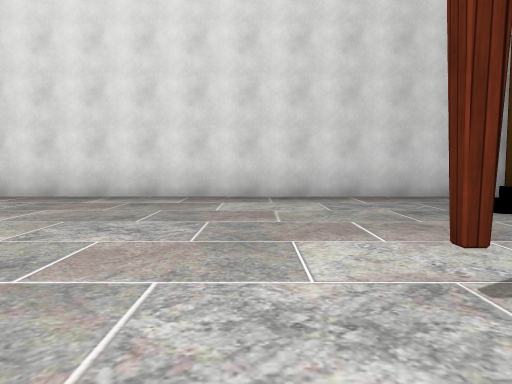
View 1 (above)

18 first-person views from a walk through a Unity game level. The camera is 1.2 m above the floor, tilts 4° down and sees 70° across. The floor is counted in squares, 2 m on a side. Each view is taken from the middle of a square. On the plan, view 1 faces up. The plan holds only what a view shows up to about 10 squares ahead; the rest is blank. The player character is not drawn. Some surface patterns are stand-ins.

View 2
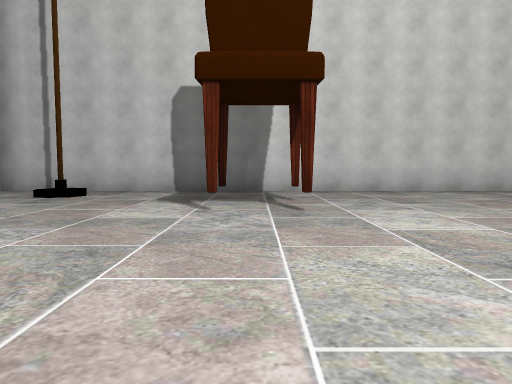

View 3
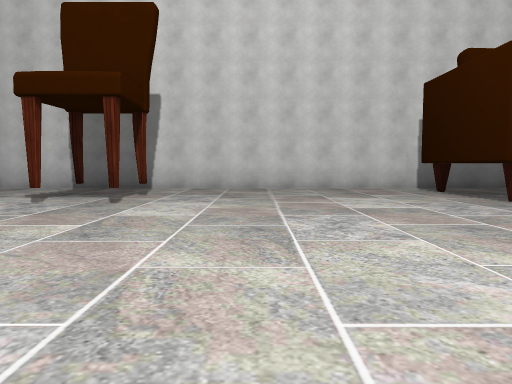

View 4
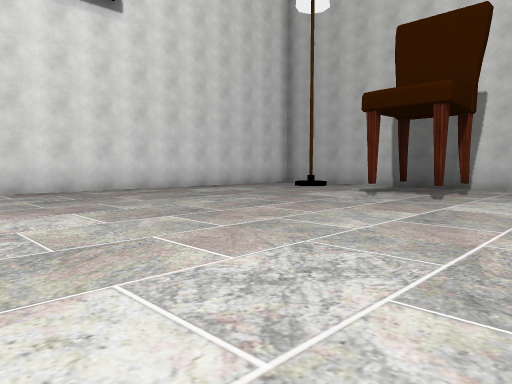

View 5
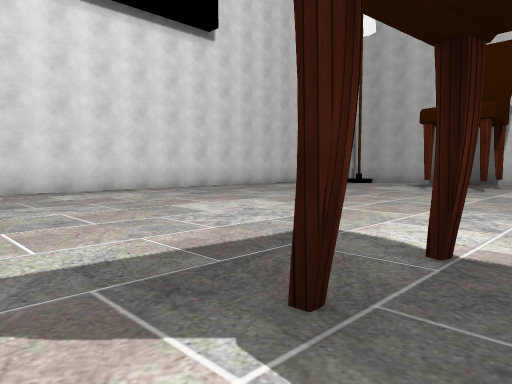

View 6
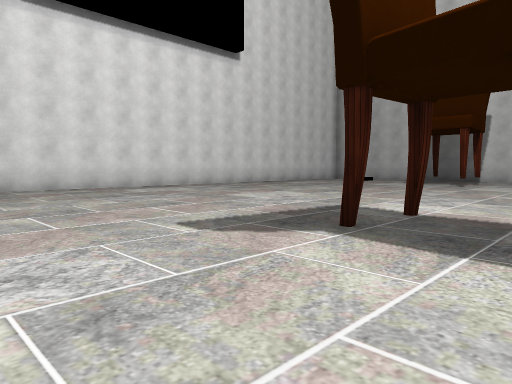

View 7
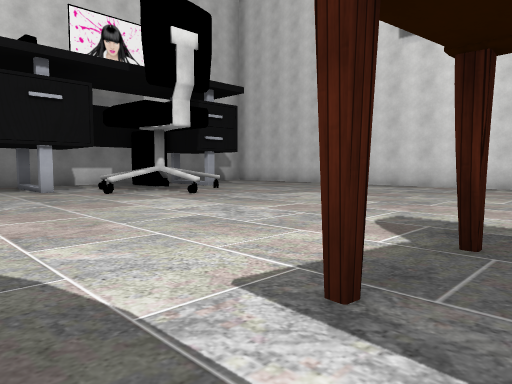

View 8
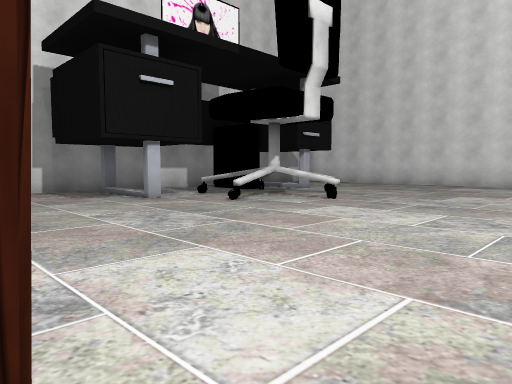

View 9
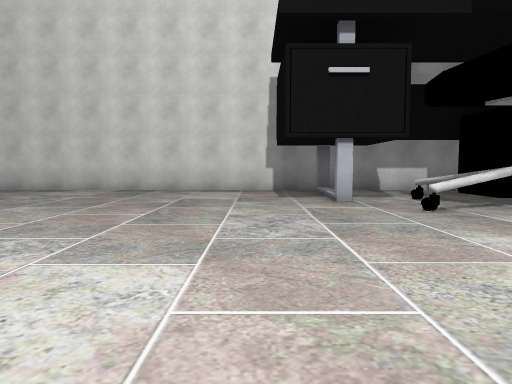

View 10
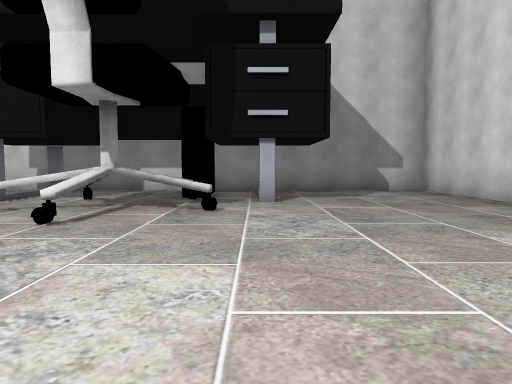

View 11
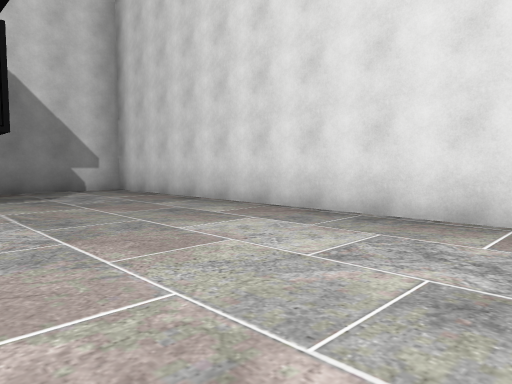

View 12
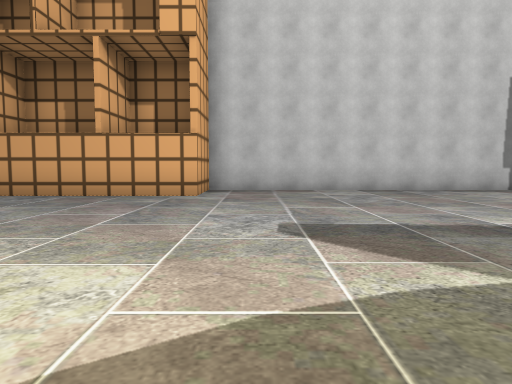

View 13
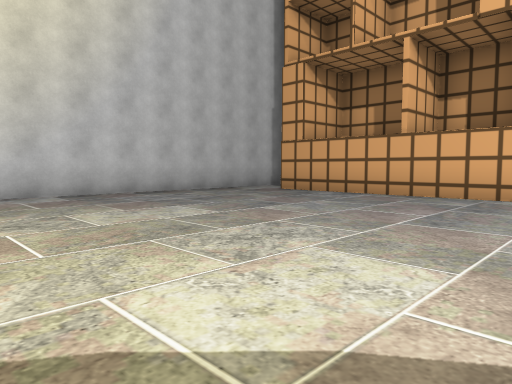

View 14
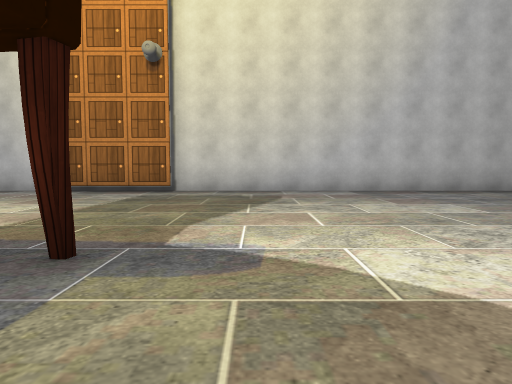

View 15
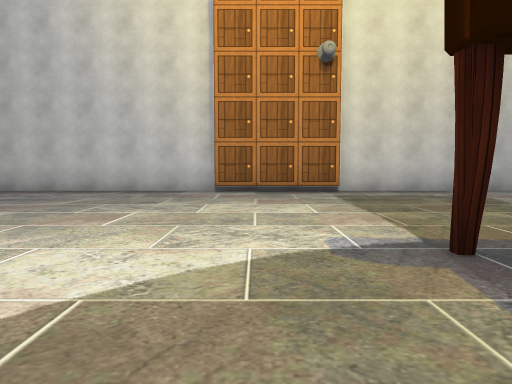

View 16
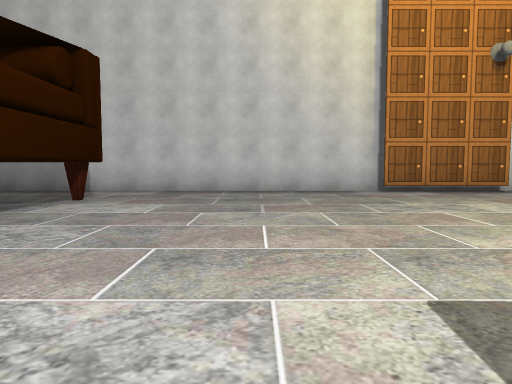

View 17
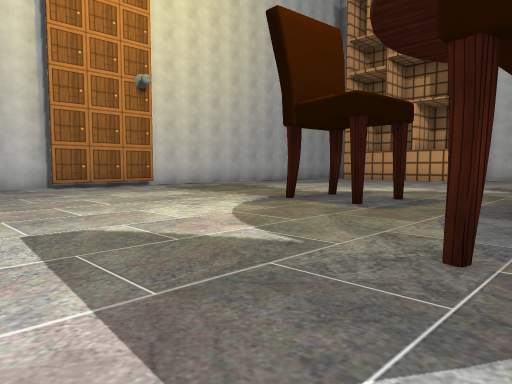

View 18
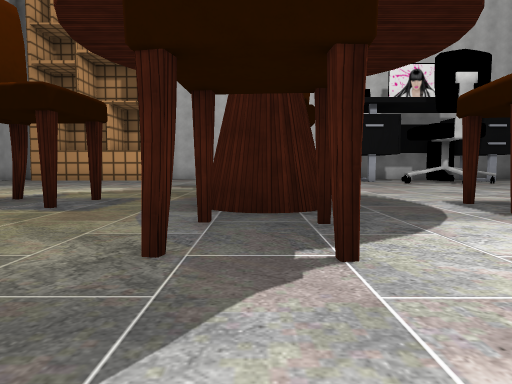

### Floor plan
Points are (right, up) in squares from view 1. A wall is a line through its corners. A room is listed if a view was taken in it or the views show most of it. See-through windows are left out.
Room 1 (views 1, 2, 3, 4, 5, 6, 7, 8, 9, 10, 11, 12, 13, 14, 15, 16, 17, 18)
walls: (-14.1, 0.8) (-15.3, 0.8) (-16.6, -0.1); (-15.2, 0.8) (-14.7, -0.7); (0.9, -6) (3.9, -6); (-14.8, 2.3) (-15.2, 0.9) (-14.1, 0.9); (-8, -16.6) (-5, -16.6); (4.9, -7) (4.9, 7.3) (-19.3, 7.3) (-19.3, -10.2) (-17.4, -10.2) (-17.4, -15.5); (0.8, -14.9) (0.8, -12); (-16.4, -17) (4.4, -17)
objects: other object (-18, 2); other object (-11, -6) to (-11, -5); other object (-9, -9); other object (-9, -5); other object (-8, -3); other object (-8, -1); other object (-7, -9); other object (-6, -5); other object (1, 0); other object (1, 2)

Positions as (right, up) in squares from view 1, and headings:
1: (0, 0), facing up
2: (-4, 1), facing right
3: (-5, -2), facing right
4: (-6, -2), facing up-right
5: (-9, -2), facing up-right
6: (-11, -3), facing up-right
7: (-7, -4), facing up-left
8: (-10, -5), facing up-left
9: (-10, -3), facing left
10: (-10, 3), facing left
11: (-10, 3), facing up-left
12: (-10, -9), facing left
13: (-10, -9), facing down-left
14: (-10, -8), facing down
15: (-6, -8), facing down
16: (-2, -8), facing down
17: (-2, -6), facing down-left
18: (-2, -6), facing left
